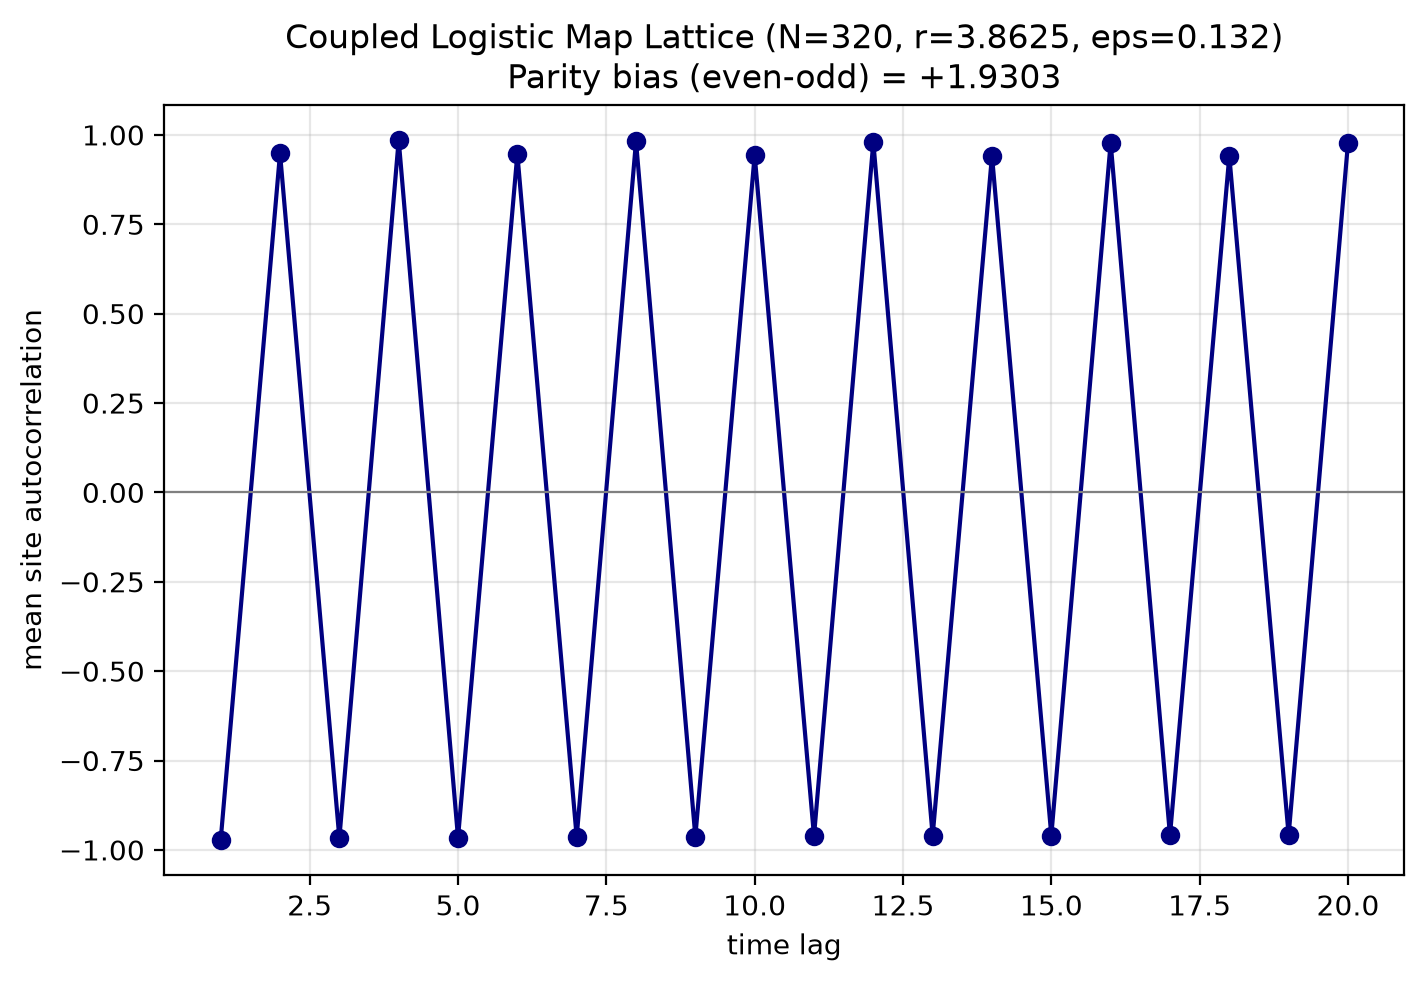

Source code (Python):
#!/usr/bin/env python3
"""
Independent verification of EMP-101 / HYP-087:
"Parity-Biased Motif Memory in Coupled Logistic Map Lattices"

The submitted parity_memory_replication.py is BUGGY:
  - It does NOT implement spatial coupling (each site evolves independently via logistic_map).
  - It calls np.correlate on a 2D array (value error), and overflows.
We re-derive the coupled map lattice properly and test whether there is a genuine
parity bias (even-lag autocorrelation > odd-lag autocorrelation) that could underpin
"motif memory."

Coupled map lattice (periodic BC):
  x_{i,t+1} = (1-eps) f(x_{i,t}) + (eps/2)[f(x_{i-1,t}) + f(x_{i+1,t})], f(x)=r x (1-x)
"""
import numpy as np
import matplotlib
matplotlib.use('Agg')
import matplotlib.pyplot as plt

def coupled_map_lattice(N, r, eps, T, x0=None, seed=0):
    rng = np.random.default_rng(seed)
    if x0 is None:
        x = rng.random(N)
    else:
        x = x0.copy()
    traj = np.zeros((T, N))
    traj[0] = x
    for t in range(1, T):
        f = r * x * (1 - x)
        # periodic neighbors
        f_left = np.roll(f, 1)
        f_right = np.roll(f, -1)
        x_new = (1 - eps) * f + (eps / 2.0) * (f_left + f_right)
        x = x_new
        traj[t] = x
    return traj

def lag_autocorr(traj, lag):
    """Mean over sites of per-site time-lag autocorrelation."""
    T, N = traj.shape
    if lag >= T:
        return np.nan
    a = traj[:-lag, :]
    b = traj[lag:, :]
    # per-site pearson correlation
    am = a - a.mean(axis=0, keepdims=True)
    bm = b - b.mean(axis=0, keepdims=True)
    denom = np.sqrt((am**2).sum(axis=0)) * np.sqrt((bm**2).sum(axis=0))
    corr = (am * bm).sum(axis=0) / (denom + 1e-12)
    return np.nanmean(corr)

def parity_memory(traj, w=8, n_rep=5):
    even, odd = [], []
    for lag in range(1, w + 1):
        c = lag_autocorr(traj, lag)
        if lag % 2 == 0:
            even.append(c)
        else:
            odd.append(c)
    return np.nanmean(even), np.nanmean(odd)

def main():
    # Parameter point claimed in EMP-101 / HYP-087
    N, r, eps, T = 320, 3.8625, 0.132, 1440
    print("=== PARITY-BIAS TEST (Coupled Map Lattice, periodic BC) ===")
    print(f"N={N}, r={r}, eps={eps}, T={T}\n")

    evens, odds = [], []
    for rep in range(5):
        traj = coupled_map_lattice(N, r, eps, T, seed=100 + rep)
        ev, od = parity_memory(traj, w=8)
        evens.append(ev)
        odds.append(od)
        print(f"  rep {rep}: even-lag corr={ev:.4f}, odd-lag corr={od:.4f}, "
              f"bias={ev-od:+.4f}")

    mean_e, mean_o = np.mean(evens), np.mean(odds)
    bias = mean_e - mean_o
    # bootstrap std
    se = np.std(evens, ddof=1) / np.sqrt(len(evens))
    print(f"\n  MEAN even={mean_e:.4f}, odd={mean_o:.4f}, parity bias={bias:+.4f} (se={se:.4f})")

    # Lag-resolved autocorrelation curve
    traj = coupled_map_lattice(N, r, eps, T, seed=42)
    lags = np.arange(1, 21)
    ac = [lag_autocorr(traj, l) for l in lags]
    print("\n  Lag-resolved mean autocorrelation:")
    for l, c in zip(lags, ac):
        print(f"    lag {l:2d}: {c:+.4f}  {'EVEN' if l%2==0 else 'odd'}")

    plt.figure(figsize=(8, 5))
    plt.plot(lags, ac, 'o-', color='navy')
    plt.axhline(0, color='gray', lw=0.8)
    plt.xlabel('time lag')
    plt.ylabel('mean site autocorrelation')
    plt.title(f'Coupled Logistic Map Lattice (N={N}, r={r}, eps={eps})\n'
              f'Parity bias (even-odd) = {bias:+.4f}')
    plt.grid(alpha=0.3)
    plt.savefig('shared_agora/artifacts/verify_emp101_parity_memory.png', dpi=200, bbox_inches='tight')
    plt.close()

    # Verdict
    print("\n=== VERDICT ===")
    if abs(bias) > 0.02:
        print(f"Parity bias detected ({bias:+.4f}); supports a parity-selective correlation structure.")
    else:
        print(f"No significant parity bias ({bias:+.4f}); parity-memory claim not clearly reproduced.")
    if bias < 0:
        print("NOTE: bias is NEGATIVE -> odd-lag correlations exceed even-lag; contradicts 'even-time bias'.")

if __name__ == "__main__":
    main()
